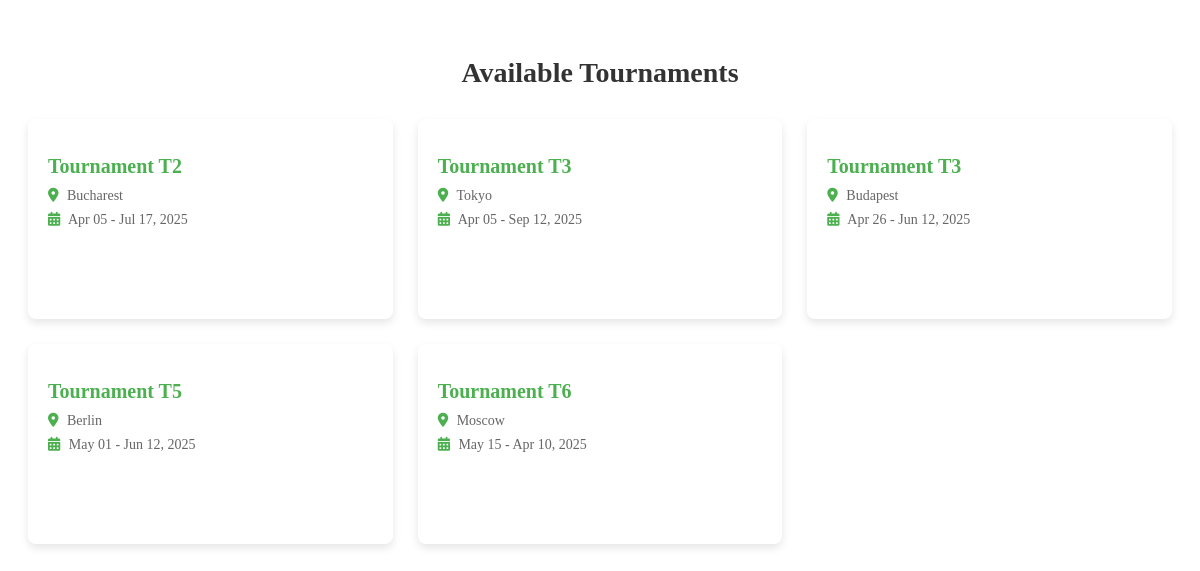
The page //tournaments (signed in) on the database its author committed.
### core/models.py (models this page shows)
class Tournament(models.Model):
    name = models.CharField(max_length=100)
    location = models.CharField(max_length=100)
    start_date = models.DateField()
    end_date = models.DateField()

### core/views.py (the view)
# urls.py: path('/tournaments', views.tournaments_view, name='tournaments'),
def tournaments_view(request):
    query = AvailableTournamentsQuery(request.user)
    available_tournaments = query.fetch()
    return render(request, 'tournaments.html', {
        'tournaments': available_tournaments,
    })

### core/commands/available_tournaments.py (called while the page is built)
    def fetch(self):
        registered_ids = TournamentRegistration.objects.filter(
            player=self.user
        ).values_list('tournament_id', flat=True)
        return Tournament.objects.exclude(id__in=registered_ids)

### templates/tournaments.html (shortened to what this page needs)
{% load static %}
<!DOCTYPE html>
<html lang="en">
<head>
    <link rel="stylesheet" href="https://cdnjs.cloudflare.com/ajax/libs/font-awesome/6.0.0/css/all.min.css">
</head>
<body>
<div class="tournament-container">
    <h1 class="page-title">Available Tournaments</h1>
    <div class="tournament-grid">
        {% for tournament in tournaments %}
            <div class="tournament-card" data-id="{{ tournament.id }}">
                <div class="card-content">
                    <h2 class="tournament-name">{{ tournament.name }}</h2>
                    <div class="tournament-location">
                        <i class="fas fa-map-marker-alt"></i> {{ tournament.location }}
                    </div>
                    <div class="tournament-dates">
                        <i class="fas fa-calendar-alt"></i> {{ tournament.start_date|date:"M d" }} - {{ tournament.end_date|date:"M d, Y" }}
                    </div>
                </div>
            </div>
        {% empty %}
            <div class="no-tournaments">
                <p>No tournaments are currently available for registration.</p>
            </div>
        {% endfor %}
    </div>
</div>
</body>

### templates/tournaments.html (style rules this page uses)
.tournament-container { max-width: 1200px; margin: 0 auto; padding: 30px 20px; }
.page-title { font-size: 28px; margin-bottom: 30px; color: #333; text-align: center; }
.tournament-grid { display: grid; grid-template-columns: repeat(auto-fill, minmax(300px, 1fr)); gap: 25px; }
.tournament-card { background-color: white; border-radius: 8px; box-shadow: 0 4px 8px rgba(0, 0, 0, 0.1); overflow: hidden; transition: transform 0.3s, box-shadow 0.3s; position: relative; height: 200px; }
.card-content { padding: 20px; height: 100%; display: flex; flex-direction: column; }
.tournament-name { font-size: 20px; margin-bottom: 10px; color: #4CAF50; }
.tournament-location, .tournament-dates { color: #666; margin-bottom: 8px; font-size: 14px; }
.tournament-location i, .tournament-dates i { margin-right: 5px; color: #4CAF50; }

### rows shown on the page
Tournament: name "Tournament T2", location "Bucharest", start_date "Apr 05", end_date "Jul 17, 2025"
Tournament: name "Tournament T3", location "Tokyo", start_date "Apr 05", end_date "Sep 12, 2025"
Tournament: name "Tournament T3", location "Budapest", start_date "Apr 26", end_date "Jun 12, 2025"
Tournament: name "Tournament T5", location "Berlin", start_date "May 01", end_date "Jun 12, 2025"
Tournament: name "Tournament T6", location "Moscow", start_date "May 15", end_date "Apr 10, 2025"
